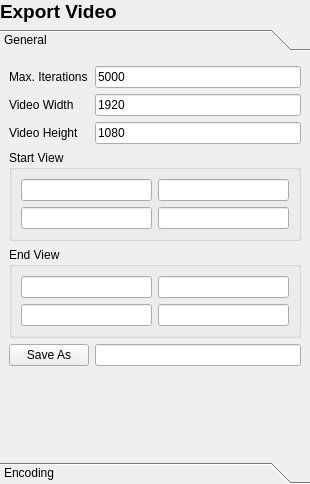
<?xml version="1.0" encoding="UTF-8"?>
<ui version="4.0">
 <class>ExportVideoMenu</class>
 <widget class="QWidget" name="ExportVideoMenu">
  <property name="geometry">
   <rect>
    <x>0</x>
    <y>0</y>
    <width>310</width>
    <height>484</height>
   </rect>
  </property>
  <property name="windowTitle">
   <string>Frame</string>
  </property>
  <layout class="QVBoxLayout" name="verticalLayout">
   <property name="leftMargin">
    <number>0</number>
   </property>
   <property name="topMargin">
    <number>0</number>
   </property>
   <property name="rightMargin">
    <number>0</number>
   </property>
   <property name="bottomMargin">
    <number>0</number>
   </property>
   <item>
    <widget class="QLabel" name="titleLbl">
     <property name="font">
      <font>
       <pointsize>14</pointsize>
       <weight>75</weight>
       <bold>true</bold>
      </font>
     </property>
     <property name="text">
      <string>Export Video</string>
     </property>
    </widget>
   </item>
   <item>
    <widget class="QToolBox" name="toolBox">
     <property name="sizePolicy">
      <sizepolicy hsizetype="MinimumExpanding" vsizetype="Preferred">
       <horstretch>0</horstretch>
       <verstretch>1</verstretch>
      </sizepolicy>
     </property>
     <widget class="QWidget" name="toolBoxPage1">
      <property name="geometry">
       <rect>
        <x>0</x>
        <y>0</y>
        <width>310</width>
        <height>401</height>
       </rect>
      </property>
      <property name="sizePolicy">
       <sizepolicy hsizetype="MinimumExpanding" vsizetype="Preferred">
        <horstretch>0</horstretch>
        <verstretch>0</verstretch>
       </sizepolicy>
      </property>
      <attribute name="label">
       <string>General</string>
      </attribute>
      <layout class="QFormLayout" name="formLayout_2">
       <item row="0" column="0">
        <widget class="QLabel" name="maxIterLbl">
         <property name="text">
          <string>Max. Iterations</string>
         </property>
        </widget>
       </item>
       <item row="0" column="1">
        <widget class="QLineEdit" name="maxIterTxt">
         <property name="text">
          <string>5000</string>
         </property>
        </widget>
       </item>
       <item row="1" column="0">
        <widget class="QLabel" name="widthLbl">
         <property name="text">
          <string>Video Width</string>
         </property>
        </widget>
       </item>
       <item row="1" column="1">
        <widget class="QLineEdit" name="widthTxt">
         <property name="text">
          <string>1920</string>
         </property>
        </widget>
       </item>
       <item row="2" column="0">
        <widget class="QLabel" name="heightLbl">
         <property name="text">
          <string>Video Height</string>
         </property>
        </widget>
       </item>
       <item row="2" column="1">
        <widget class="QLineEdit" name="heightTxt">
         <property name="text">
          <string>1080</string>
         </property>
        </widget>
       </item>
       <item row="3" column="0" colspan="2">
        <widget class="QGroupBox" name="groupBox">
         <property name="title">
          <string>Start View</string>
         </property>
         <layout class="QGridLayout" name="gridLayout_2">
          <item row="1" column="0">
           <widget class="QLineEdit" name="startX"/>
          </item>
          <item row="0" column="0">
           <widget class="QLineEdit" name="startW"/>
          </item>
          <item row="1" column="1">
           <widget class="QLineEdit" name="startY"/>
          </item>
          <item row="0" column="1">
           <widget class="QLineEdit" name="startH"/>
          </item>
         </layout>
        </widget>
       </item>
       <item row="4" column="0" colspan="2">
        <widget class="QGroupBox" name="groupBox_2">
         <property name="title">
          <string>End View</string>
         </property>
         <layout class="QGridLayout" name="gridLayout">
          <item row="0" column="0">
           <widget class="QLineEdit" name="endX"/>
          </item>
          <item row="1" column="0">
           <widget class="QLineEdit" name="endW"/>
          </item>
          <item row="1" column="1">
           <widget class="QLineEdit" name="endH"/>
          </item>
          <item row="0" column="1">
           <widget class="QLineEdit" name="endY"/>
          </item>
         </layout>
        </widget>
       </item>
       <item row="5" column="0">
        <widget class="QPushButton" name="pathBtn">
         <property name="text">
          <string>Save As</string>
         </property>
        </widget>
       </item>
       <item row="5" column="1">
        <widget class="QLineEdit" name="pathTxt"/>
       </item>
      </layout>
     </widget>
     <widget class="QWidget" name="toolBoxPage2">
      <property name="geometry">
       <rect>
        <x>0</x>
        <y>0</y>
        <width>310</width>
        <height>405</height>
       </rect>
      </property>
      <property name="sizePolicy">
       <sizepolicy hsizetype="Expanding" vsizetype="Preferred">
        <horstretch>0</horstretch>
        <verstretch>0</verstretch>
       </sizepolicy>
      </property>
      <attribute name="label">
       <string>Encoding</string>
      </attribute>
      <layout class="QFormLayout" name="formLayout_4">
       <item row="0" column="0">
        <widget class="QLabel" name="label_6">
         <property name="text">
          <string>Bitrate [kbps]</string>
         </property>
        </widget>
       </item>
       <item row="0" column="1">
        <widget class="QLineEdit" name="bitrate">
         <property name="text">
          <string>5000</string>
         </property>
        </widget>
       </item>
       <item row="1" column="0">
        <widget class="QLabel" name="label_7">
         <property name="text">
          <string>Encoding preset</string>
         </property>
        </widget>
       </item>
       <item row="1" column="1">
        <widget class="QComboBox" name="encodingPresetBox">
         <property name="editable">
          <bool>false</bool>
         </property>
         <property name="currentText">
          <string/>
         </property>
        </widget>
       </item>
       <item row="2" column="0">
        <widget class="QLabel" name="label_8">
         <property name="text">
          <string>Fps</string>
         </property>
        </widget>
       </item>
       <item row="2" column="1">
        <widget class="QLineEdit" name="fps">
         <property name="text">
          <string>60</string>
         </property>
        </widget>
       </item>
       <item row="3" column="0">
        <widget class="QLabel" name="label_9">
         <property name="text">
          <string>Zoom Speed</string>
         </property>
        </widget>
       </item>
       <item row="3" column="1">
        <widget class="QLineEdit" name="zoomSpeed">
         <property name="text">
          <string>1</string>
         </property>
        </widget>
       </item>
      </layout>
     </widget>
    </widget>
   </item>
  </layout>
 </widget>
 <resources/>
 <connections/>
</ui>
